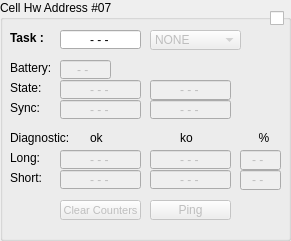
       <widget class="QGroupBox" name="groupCell_7">
        <property name="enabled">
         <bool>true</bool>
        </property>
        <property name="geometry">
         <rect>
          <x>910</x>
          <y>10</y>
          <width>291</width>
          <height>241</height>
         </rect>
        </property>
        <property name="title">
         <string>Cell Hw Address #07</string>
        </property>
        <widget class="QLabel" name="label_141">
         <property name="geometry">
          <rect>
           <x>10</x>
           <y>60</y>
           <width>40</width>
           <height>16</height>
          </rect>
         </property>
         <property name="text">
          <string>Battery:</string>
         </property>
        </widget>
        <widget class="QLineEdit" name="lineCellBattery_7">
         <property name="enabled">
          <bool>false</bool>
         </property>
         <property name="geometry">
          <rect>
           <x>60</x>
           <y>60</y>
           <width>51</width>
           <height>19</height>
          </rect>
         </property>
         <property name="layoutDirection">
          <enum>Qt::LeftToRight</enum>
         </property>
         <property name="text">
          <string>- - </string>
         </property>
         <property name="alignment">
          <set>Qt::AlignCenter</set>
         </property>
         <property name="readOnly">
          <bool>true</bool>
         </property>
        </widget>
        <widget class="QComboBox" name="comboCellTask_7">
         <property name="enabled">
          <bool>false</bool>
         </property>
         <property name="geometry">
          <rect>
           <x>150</x>
           <y>30</y>
           <width>91</width>
           <height>20</height>
          </rect>
         </property>
         <property name="sizePolicy">
          <sizepolicy hsizetype="Fixed" vsizetype="Fixed">
           <horstretch>0</horstretch>
           <verstretch>0</verstretch>
          </sizepolicy>
         </property>
         <item>
          <property name="text">
           <string>NONE</string>
          </property>
         </item>
         <item>
          <property name="text">
           <string>START</string>
          </property>
         </item>
         <item>
          <property name="text">
           <string>SPLIT #1</string>
          </property>
         </item>
         <item>
          <property name="text">
           <string>SPLIT #2</string>
          </property>
         </item>
         <item>
          <property name="text">
           <string>SPLIT #3</string>
          </property>
         </item>
         <item>
          <property name="text">
           <string>SPLIT #4</string>
          </property>
         </item>
         <item>
          <property name="text">
           <string>FINISH</string>
          </property>
         </item>
        </widget>
        <widget class="QLineEdit" name="lineCellTask_7">
         <property name="enabled">
          <bool>true</bool>
         </property>
         <property name="geometry">
          <rect>
           <x>60</x>
           <y>30</y>
           <width>81</width>
           <height>19</height>
          </rect>
         </property>
         <property name="layoutDirection">
          <enum>Qt::LeftToRight</enum>
         </property>
         <property name="autoFillBackground">
          <bool>false</bool>
         </property>
         <property name="styleSheet">
          <string notr="true"/>
         </property>
         <property name="text">
          <string>- - -</string>
         </property>
         <property name="alignment">
          <set>Qt::AlignCenter</set>
         </property>
         <property name="readOnly">
          <bool>true</bool>
         </property>
        </widget>
        <widget class="QLabel" name="label_142">
         <property name="geometry">
          <rect>
           <x>10</x>
           <y>30</y>
           <width>35</width>
           <height>16</height>
          </rect>
         </property>
         <property name="font">
          <font>
           <pointsize>9</pointsize>
           <weight>75</weight>
           <bold>true</bold>
          </font>
         </property>
         <property name="text">
          <string>Task :</string>
         </property>
        </widget>
        <widget class="QLabel" name="label_143">
         <property name="geometry">
          <rect>
           <x>10</x>
           <y>150</y>
           <width>48</width>
           <height>16</height>
          </rect>
         </property>
         <property name="text">
          <string>Long:</string>
         </property>
        </widget>
        <widget class="QLineEdit" name="lineCellDiagLongOk_7">
         <property name="enabled">
          <bool>false</bool>
         </property>
         <property name="geometry">
          <rect>
           <x>60</x>
           <y>150</y>
           <width>81</width>
           <height>19</height>
          </rect>
         </property>
         <property name="sizePolicy">
          <sizepolicy hsizetype="Fixed" vsizetype="Fixed">
           <horstretch>0</horstretch>
           <verstretch>0</verstretch>
          </sizepolicy>
         </property>
         <property name="layoutDirection">
          <enum>Qt::LeftToRight</enum>
         </property>
         <property name="text">
          <string>- - -</string>
         </property>
         <property name="alignment">
          <set>Qt::AlignCenter</set>
         </property>
         <property name="readOnly">
          <bool>true</bool>
         </property>
        </widget>
        <widget class="QLineEdit" name="lineCellDiagLongKo_7">
         <property name="enabled">
          <bool>false</bool>
         </property>
         <property name="geometry">
          <rect>
           <x>150</x>
           <y>150</y>
           <width>81</width>
           <height>19</height>
          </rect>
         </property>
         <property name="sizePolicy">
          <sizepolicy hsizetype="Fixed" vsizetype="Fixed">
           <horstretch>0</horstretch>
           <verstretch>0</verstretch>
          </sizepolicy>
         </property>
         <property name="layoutDirection">
          <enum>Qt::LeftToRight</enum>
         </property>
         <property name="text">
          <string>- - -</string>
         </property>
         <property name="alignment">
          <set>Qt::AlignCenter</set>
         </property>
         <property name="readOnly">
          <bool>true</bool>
         </property>
        </widget>
        <widget class="QCheckBox" name="checkCell_7">
         <property name="enabled">
          <bool>true</bool>
         </property>
         <property name="geometry">
          <rect>
           <x>270</x>
           <y>10</y>
           <width>16</width>
           <height>16</height>
          </rect>
         </property>
         <property name="layoutDirection">
          <enum>Qt::LeftToRight</enum>
         </property>
         <property name="text">
          <string/>
         </property>
        </widget>
        <widget class="QPushButton" name="pushCellPing_7">
         <property name="enabled">
          <bool>false</bool>
         </property>
         <property name="geometry">
          <rect>
           <x>150</x>
           <y>200</y>
           <width>81</width>
           <height>20</height>
          </rect>
         </property>
         <property name="sizePolicy">
          <sizepolicy hsizetype="Fixed" vsizetype="Fixed">
           <horstretch>0</horstretch>
           <verstretch>0</verstretch>
          </sizepolicy>
         </property>
         <property name="layoutDirection">
          <enum>Qt::RightToLeft</enum>
         </property>
         <property name="text">
          <string>Ping</string>
         </property>
        </widget>
        <widget class="QLineEdit" name="lineCellDiagLongRatio_7">
         <property name="enabled">
          <bool>false</bool>
         </property>
         <property name="geometry">
          <rect>
           <x>240</x>
           <y>150</y>
           <width>41</width>
           <height>20</height>
          </rect>
         </property>
         <property name="sizePolicy">
          <sizepolicy hsizetype="Fixed" vsizetype="Fixed">
           <horstretch>0</horstretch>
           <verstretch>0</verstretch>
          </sizepolicy>
         </property>
         <property name="layoutDirection">
          <enum>Qt::LeftToRight</enum>
         </property>
         <property name="text">
          <string>- - </string>
         </property>
         <property name="alignment">
          <set>Qt::AlignCenter</set>
         </property>
         <property name="readOnly">
          <bool>true</bool>
         </property>
        </widget>
        <widget class="QPushButton" name="pushCellClearCounters_7">
         <property name="enabled">
          <bool>false</bool>
         </property>
         <property name="geometry">
          <rect>
           <x>60</x>
           <y>200</y>
           <width>81</width>
           <height>20</height>
          </rect>
         </property>
         <property name="sizePolicy">
          <sizepolicy hsizetype="Fixed" vsizetype="Fixed">
           <horstretch>0</horstretch>
           <verstretch>0</verstretch>
          </sizepolicy>
         </property>
         <property name="font">
          <font>
           <pointsize>8</pointsize>
          </font>
         </property>
         <property name="layoutDirection">
          <enum>Qt::RightToLeft</enum>
         </property>
         <property name="text">
          <string>Clear Counters</string>
         </property>
        </widget>
        <widget class="QLabel" name="label_144">
         <property name="geometry">
          <rect>
           <x>10</x>
           <y>100</y>
           <width>48</width>
           <height>16</height>
          </rect>
         </property>
         <property name="text">
          <string>Sync:</string>
         </property>
        </widget>
        <widget class="QLineEdit" name="lineCellSynchronizedOnce_7">
         <property name="enabled">
          <bool>false</bool>
         </property>
         <property name="geometry">
          <rect>
           <x>60</x>
           <y>100</y>
           <width>81</width>
           <height>19</height>
          </rect>
         </property>
         <property name="sizePolicy">
          <sizepolicy hsizetype="Fixed" vsizetype="Fixed">
           <horstretch>0</horstretch>
           <verstretch>0</verstretch>
          </sizepolicy>
         </property>
         <property name="layoutDirection">
          <enum>Qt::LeftToRight</enum>
         </property>
         <property name="text">
          <string>- - -</string>
         </property>
         <property name="alignment">
          <set>Qt::AlignCenter</set>
         </property>
         <property name="readOnly">
          <bool>true</bool>
         </property>
        </widget>
        <widget class="QLineEdit" name="lineCellSynchronized_7">
         <property name="enabled">
          <bool>false</bool>
         </property>
         <property name="geometry">
          <rect>
           <x>150</x>
           <y>100</y>
           <width>81</width>
           <height>19</height>
          </rect>
         </property>
         <property name="sizePolicy">
          <sizepolicy hsizetype="Fixed" vsizetype="Fixed">
           <horstretch>0</horstretch>
           <verstretch>0</verstretch>
          </sizepolicy>
         </property>
         <property name="layoutDirection">
          <enum>Qt::LeftToRight</enum>
         </property>
         <property name="text">
          <string>- - -</string>
         </property>
         <property name="alignment">
          <set>Qt::AlignCenter</set>
         </property>
         <property name="readOnly">
          <bool>true</bool>
         </property>
        </widget>
        <widget class="QLabel" name="label_145">
         <property name="geometry">
          <rect>
           <x>10</x>
           <y>80</y>
           <width>51</width>
           <height>16</height>
          </rect>
         </property>
         <property name="text">
          <string>State:</string>
         </property>
        </widget>
        <widget class="QLineEdit" name="lineCellIrSinal_7">
         <property name="enabled">
          <bool>false</bool>
         </property>
         <property name="geometry">
          <rect>
           <x>60</x>
           <y>80</y>
           <width>81</width>
           <height>19</height>
          </rect>
         </property>
         <property name="layoutDirection">
          <enum>Qt::LeftToRight</enum>
         </property>
         <property name="text">
          <string>- - -</string>
         </property>
         <property name="alignment">
          <set>Qt::AlignCenter</set>
         </property>
         <property name="readOnly">
          <bool>true</bool>
         </property>
        </widget>
        <widget class="QLineEdit" name="lineCellActive_7">
         <property name="enabled">
          <bool>false</bool>
         </property>
         <property name="geometry">
          <rect>
           <x>150</x>
           <y>80</y>
           <width>81</width>
           <height>20</height>
          </rect>
         </property>
         <property name="layoutDirection">
          <enum>Qt::LeftToRight</enum>
         </property>
         <property name="text">
          <string>- - -</string>
         </property>
         <property name="alignment">
          <set>Qt::AlignCenter</set>
         </property>
         <property name="readOnly">
          <bool>true</bool>
         </property>
        </widget>
        <widget class="QLabel" name="label_146">
         <property name="geometry">
          <rect>
           <x>240</x>
           <y>130</y>
           <width>48</width>
           <height>16</height>
          </rect>
         </property>
         <property name="text">
          <string>%</string>
         </property>
         <property name="alignment">
          <set>Qt::AlignCenter</set>
         </property>
        </widget>
        <widget class="QLabel" name="label_147">
         <property name="geometry">
          <rect>
           <x>10</x>
           <y>170</y>
           <width>48</width>
           <height>16</height>
          </rect>
         </property>
         <property name="text">
          <string>Short:</string>
         </property>
        </widget>
        <widget class="QLineEdit" name="lineCellDiagShortKo_7">
         <property name="enabled">
          <bool>false</bool>
         </property>
         <property name="geometry">
          <rect>
           <x>150</x>
           <y>170</y>
           <width>81</width>
           <height>19</height>
          </rect>
         </property>
         <property name="sizePolicy">
          <sizepolicy hsizetype="Fixed" vsizetype="Fixed">
           <horstretch>0</horstretch>
           <verstretch>0</verstretch>
          </sizepolicy>
         </property>
         <property name="layoutDirection">
          <enum>Qt::LeftToRight</enum>
         </property>
         <property name="text">
          <string>- - -</string>
         </property>
         <property name="alignment">
          <set>Qt::AlignCenter</set>
         </property>
         <property name="readOnly">
          <bool>true</bool>
         </property>
        </widget>
        <widget class="QLineEdit" name="lineCellDiagShortOk_7">
         <property name="enabled">
          <bool>false</bool>
         </property>
         <property name="geometry">
          <rect>
           <x>60</x>
           <y>170</y>
           <width>81</width>
           <height>19</height>
          </rect>
         </property>
         <property name="sizePolicy">
          <sizepolicy hsizetype="Fixed" vsizetype="Fixed">
           <horstretch>0</horstretch>
           <verstretch>0</verstretch>
          </sizepolicy>
         </property>
         <property name="layoutDirection">
          <enum>Qt::LeftToRight</enum>
         </property>
         <property name="text">
          <string>- - -</string>
         </property>
         <property name="alignment">
          <set>Qt::AlignCenter</set>
         </property>
         <property name="readOnly">
          <bool>true</bool>
         </property>
        </widget>
        <widget class="QLineEdit" name="lineCellDiagShortRatio_7">
         <property name="enabled">
          <bool>false</bool>
         </property>
         <property name="geometry">
          <rect>
           <x>240</x>
           <y>170</y>
           <width>41</width>
           <height>20</height>
          </rect>
         </property>
         <property name="sizePolicy">
          <sizepolicy hsizetype="Fixed" vsizetype="Fixed">
           <horstretch>0</horstretch>
           <verstretch>0</verstretch>
          </sizepolicy>
         </property>
         <property name="layoutDirection">
          <enum>Qt::LeftToRight</enum>
         </property>
         <property name="text">
          <string>- - </string>
         </property>
         <property name="alignment">
          <set>Qt::AlignCenter</set>
         </property>
         <property name="readOnly">
          <bool>true</bool>
         </property>
        </widget>
        <widget class="QLabel" name="label_148">
         <property name="geometry">
          <rect>
           <x>10</x>
           <y>130</y>
           <width>61</width>
           <height>16</height>
          </rect>
         </property>
         <property name="text">
          <string>Diagnostic:</string>
         </property>
        </widget>
        <widget class="QLabel" name="label_149">
         <property name="geometry">
          <rect>
           <x>90</x>
           <y>130</y>
           <width>31</width>
           <height>16</height>
          </rect>
         </property>
         <property name="text">
          <string>ok</string>
         </property>
        </widget>
        <widget class="QLabel" name="label_150">
         <property name="geometry">
          <rect>
           <x>180</x>
           <y>130</y>
           <width>31</width>
           <height>16</height>
          </rect>
         </property>
         <property name="text">
          <string>ko</string>
         </property>
        </widget>
       </widget>
